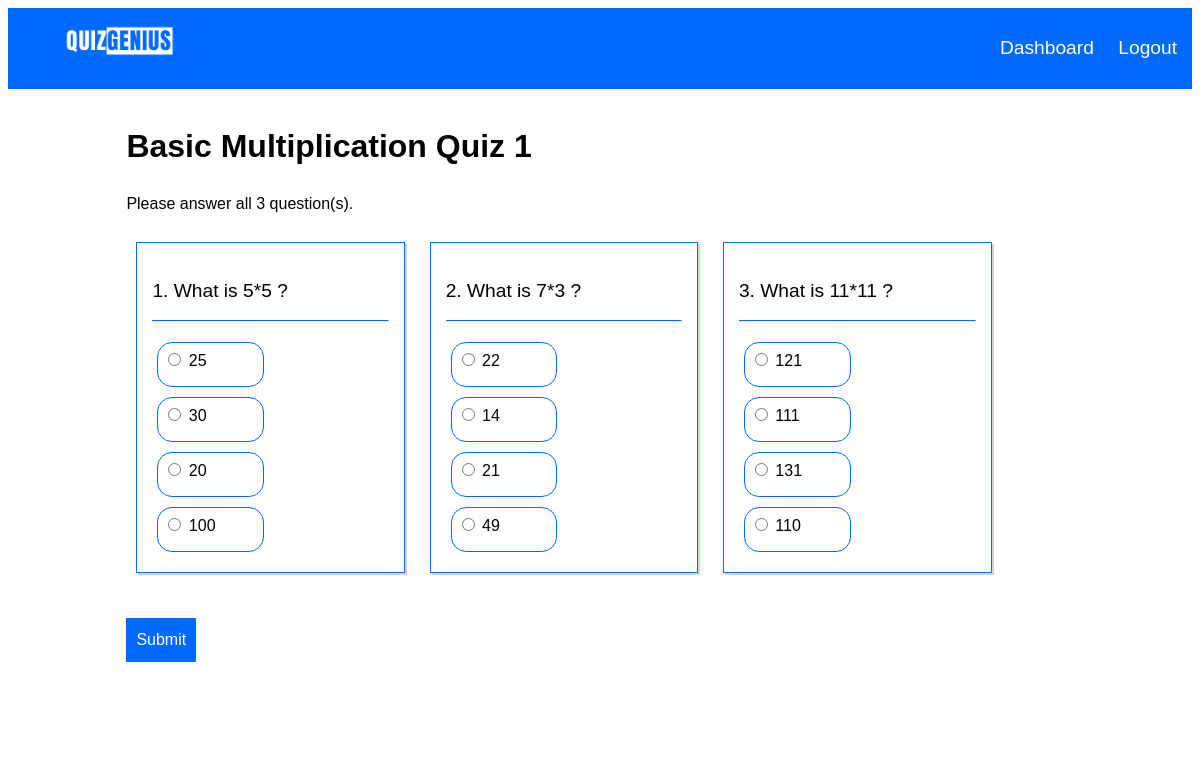
The page /quiz/3 (signed in) on the database its author committed.
### db.py (models this page shows)
class Quiz(db.Model):
    id = db.Column(db.Integer, primary_key=True)
    title = db.Column(db.String(100), nullable=False)
    description = db.Column(db.String(150), nullable=False)
    level = db.Column(db.String(10), nullable=False)
    questions = db.relationship('Question', backref='quiz', cascade='all, delete-orphan')

class Question(db.Model):
    id= db.Column(db.Integer, primary_key=True)
    text = db.Column(db.String(100), nullable=False)
    quiz_id = db.Column(db.Integer, db.ForeignKey('quiz.id'), nullable=False)
    options = db.relationship('Option', backref='question', lazy=True)

class Option(db.Model):
    id = db.Column(db.Integer, primary_key=True)
    text = db.Column(db.String(100), nullable=False)
    is_correct = db.Column(db.Boolean, default=False)
    question_id = db.Column(db.Integer, db.ForeignKey('question.id'),nullable=False)

### routes.py (the view, shortened to what this page needs)
@routes.route('/quiz/<int:quiz_id>', methods=['GET','POST'])
@login_required
def take_quiz(quiz_id):
    quiz=Quiz.query.get(quiz_id)
    user_score = UserQuizScore.query.filter_by(user_id=current_user.id, quiz_id=quiz_id).first()
    if user_score:
        return redirect(url_for('routes.quiz_result',  quiz_id=quiz_id))
    return render_template('quiz.html', quiz=quiz, current_user=current_user)

### app.py (called while the page is built)
@login_manager.user_loader
def load_user(user_id):
    if user_id is not None:
        return User.query.get(int(user_id))
    else:
        return None

### authenticator.py (called while the page is built)
def login_required(f):
    @wraps(f)
    def decorated_function(*args, **kwargs):
        if 'user_logged_in' not in session and 'admin_logged_in' not in session:
            return redirect(url_for('routes.login'))  # Redirect to login if no user or admin session
        return f(*args, **kwargs)
    return decorated_function

### templates/quiz.html
{% extends 'base.html' %}
{% block content %}
    <h1>{{ quiz.title }}</h1>
    <p>Please answer all {{ quiz.questions|length }} question(s).</p>
    <form class="quiz_form" action="{{ url_for('routes.take_quiz', quiz_id=quiz.id) }}" method="post">
        {% for question in quiz.questions %}
            <div class="question">
                <p>{{ loop.index }}. {{ question.text }}</p>
                <hr>
                {% for option in question.options %}
                <div class="options">
                    <label>
                        <input type="radio" name="question{{ question.id }}" value="{{ option.id }}" required> {{ option.text }}
                    </label>
                </div>
                {% endfor %}
            </div>
        {% endfor %}
        <br>
        <button type="submit">Submit</button>
    </form>
{% endblock %}

### static/style.css (style rules this page uses)
* { font-family: 'poppins',sans-serif; }
* { font-size: 1em; line-height: 1.5em; }
.body_container h1 { font-size: 2em; }
button { background-color:rgb(0, 106, 255); padding: 10px; color: white; border: none; margin-top: 10px; margin-bottom: 10px; }
input { margin-top: 5px; margin-bottom: 15px; }
.question { display: inline-block; width: 25%; border: 1px rgb(0, 106, 255) solid; padding: 15px; margin: 10px; box-shadow: 2px 2px #d3d3d3; }
.question p { font-size: larger; margin-bottom: 0; }
.question hr { border-top: 1px solid rgb(0, 106, 255); margin-top: 15px; margin-bottom: 15px; }
.quiz_form button { margin-top: 35px; }
.options { display: inline-block; width: 40%; border:rgb(0, 106, 255) solid 1px; border-radius: 15px; padding-top: 5px; padding-bottom: 5px; padding-left: 5px; padding-right: 5px; margin: 5px; }

### rows shown on the page
Quiz: title "Basic Multiplication Quiz 1"
Question: text "What is 5*5 ?"
Option: text "25"
Option: text "30"
Option: text "20"
Option: text "100"
Question: text "What is 7*3 ?"
Option: text "22"
Option: text "14"
Option: text "21"
Option: text "49"
Question: text "What is 11*11 ?"
Option: text "121"
Option: text "111"
Option: text "131"
Option: text "110"

### other values the page prints
{{ quiz.questions|length }} "3"
